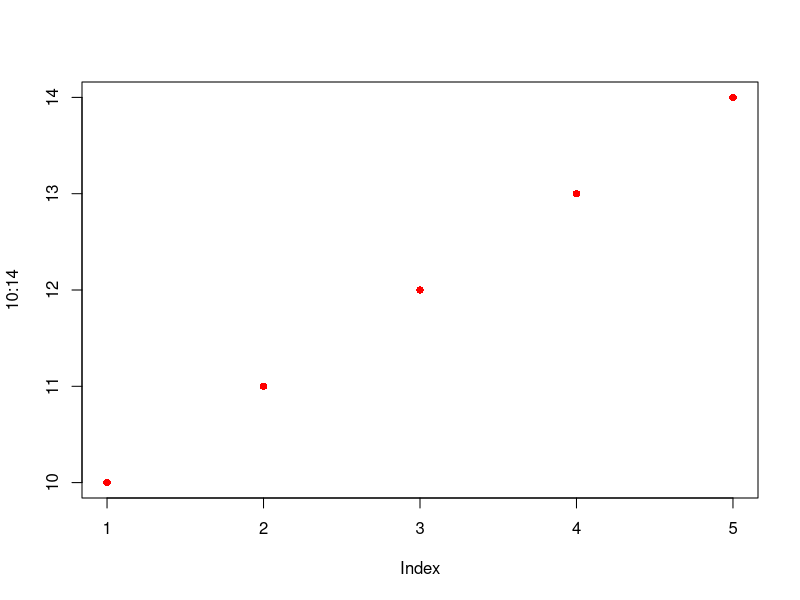
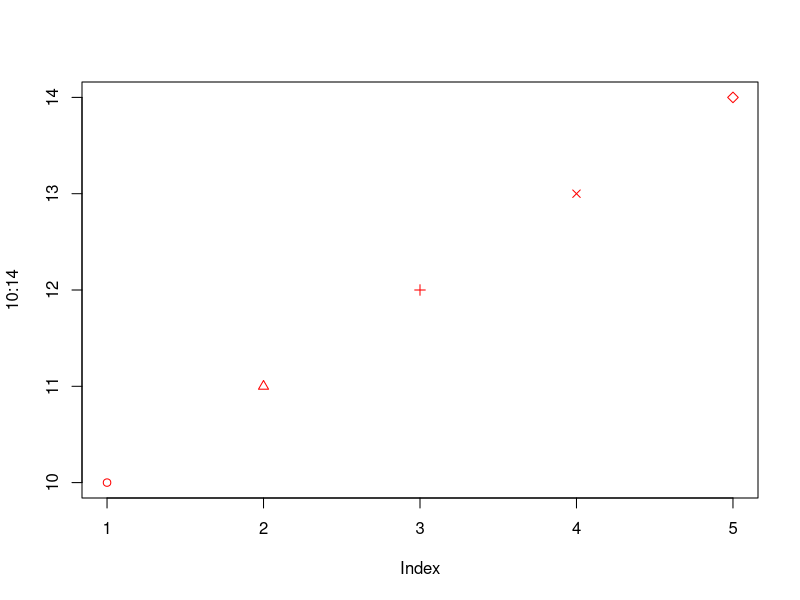
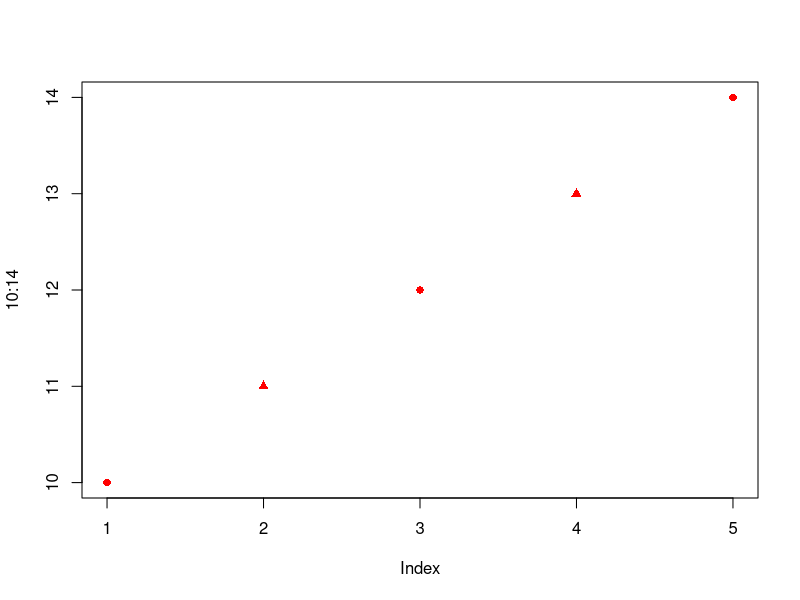
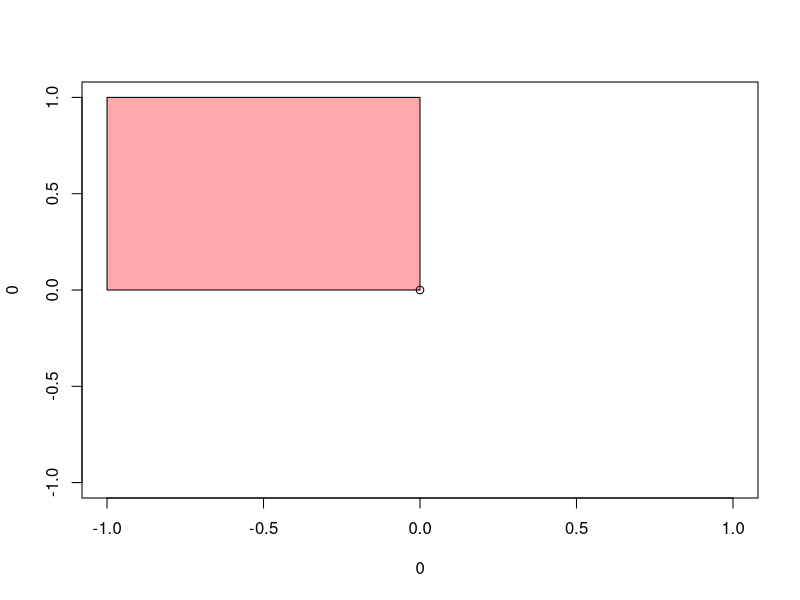
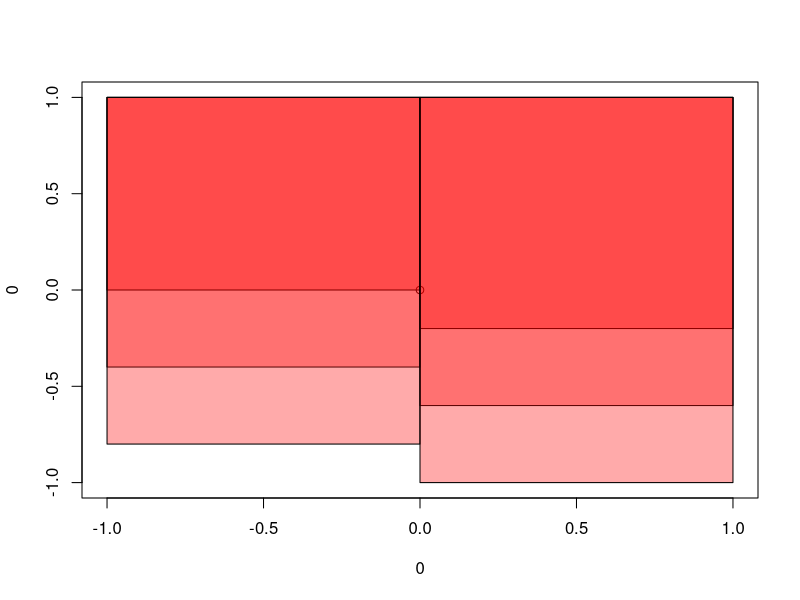

Generate these figures, in order, with R:
# Vectorization examples
# simple arithmetics with a single value
a <- 4
a * 3

# same syntax for multiple values
a <- 1:4
a * 3

# five vs one, recycling
10:14 == 12

# BAD - warning indicates that recycling was not regular
10:14 == 11:12

# Possible, but not a good idea
10:15 == 11:12

# match - perfectly fine!
10:14 %in% 11:12


# Some functions are properly vectorized (e.g maths)
abs(-5)
abs(-5:5)
sin(0:3)

# VECTORS have no place in if()
# or in a while()!
# if(1:2==2)message("Yey")
# Otherwise you get errors!

# plotting also vectorizes things
# col and pch are recycled to match the 5 values
plot(10:14, col="red", pch=16)


# But they were also supposed to be vectors
ch <- 1:5
plot(10:14, col="red", pch=ch)

# and recycling willl happen ( pch has length of 2, it will create an alternating pattern
plot(10:14, col="red", pch=16:17)

# some primitive plotting funcitons are also vectorized
# Consider this
plot(0,0)
rect(ybottom=0, ytop=1,xleft=-1, xright=0, col="#FF000055")


# And try to make sense of this:
# - ybottom is the longest, defining a bunch of rectangles,
# the rest will be recycled so enough information is provided
# for all rectangles.
# - rectangles' left and right sides are interchangable!
plot(0,0)
rect(ybottom=seq(0,-1, by=-0.2), 
     ytop=1,xleft=c(-1,1), xright=0, col="#FF000055")


